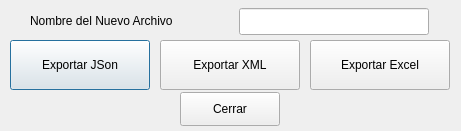
<?xml version="1.0" encoding="UTF-8"?>
<ui version="4.0">
 <class>exportar</class>
 <widget class="QDialog" name="exportar">
  <property name="geometry">
   <rect>
    <x>0</x>
    <y>0</y>
    <width>461</width>
    <height>131</height>
   </rect>
  </property>
  <property name="windowTitle">
   <string>Exportar Archivo de Registro</string>
  </property>
  <widget class="QPushButton" name="btn_json">
   <property name="geometry">
    <rect>
     <x>10</x>
     <y>40</y>
     <width>140</width>
     <height>50</height>
    </rect>
   </property>
   <property name="text">
    <string>Exportar JSon</string>
   </property>
  </widget>
  <widget class="QPushButton" name="btn_xml">
   <property name="geometry">
    <rect>
     <x>160</x>
     <y>40</y>
     <width>140</width>
     <height>50</height>
    </rect>
   </property>
   <property name="text">
    <string>Exportar XML</string>
   </property>
  </widget>
  <widget class="QPushButton" name="btn_excel">
   <property name="geometry">
    <rect>
     <x>310</x>
     <y>40</y>
     <width>140</width>
     <height>50</height>
    </rect>
   </property>
   <property name="text">
    <string>Exportar Excel</string>
   </property>
  </widget>
  <widget class="QPushButton" name="btn_cerrar">
   <property name="geometry">
    <rect>
     <x>180</x>
     <y>92</y>
     <width>100</width>
     <height>34</height>
    </rect>
   </property>
   <property name="text">
    <string>Cerrar</string>
   </property>
  </widget>
  <widget class="QLabel" name="label">
   <property name="geometry">
    <rect>
     <x>30</x>
     <y>6</y>
     <width>190</width>
     <height>30</height>
    </rect>
   </property>
   <property name="text">
    <string>Nombre del Nuevo Archivo</string>
   </property>
  </widget>
  <widget class="QLineEdit" name="txt_nameArchivo">
   <property name="geometry">
    <rect>
     <x>239</x>
     <y>8</y>
     <width>190</width>
     <height>27</height>
    </rect>
   </property>
  </widget>
 </widget>
 <resources/>
 <connections/>
</ui>
